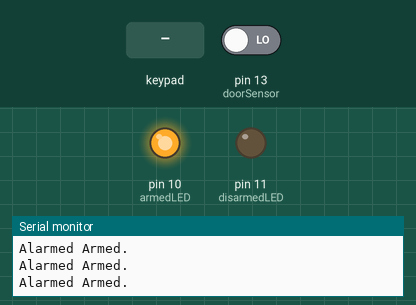
The sketch below on a simulated Arduino Uno, built with avr-gcc and run on an emulated ATmega328P. Parts: output pins drawn as LEDs (lit = HIGH), the last lines printed to the serial monitor. The inputs (shaded band) are chosen by the test bench; at power-on: pin 13 (doorSensor) LOW.

Above: at 1.2 s.
1.3 s: pin 13 (doorSensor) driven HIGH
At 2.1 s:
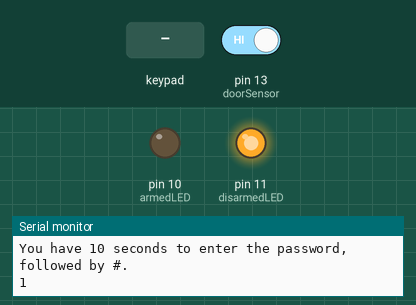
2.8 s: key '2' pressed
4.3 s: keypad keys 2 1 9 4 pressed 0.4 s apart
7.4 s: keypad keys 2 1 9 4 # pressed 0.4 s apart
10.9 s: keypad keys 5 4 3 2 pressed 0.4 s apart
14.0 s: key '1' pressed
Timing chart, 0 to 16.5 s (numbered marks = the images above; inputs shaded):
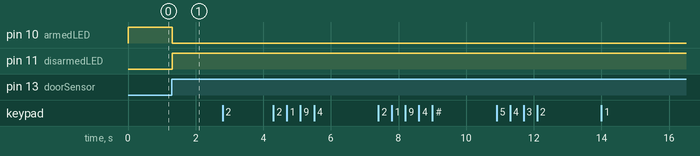

Measured:
- after the input at 1.3 s, pin 10 (armedLED): HIGH → LOW at once; pin 11 (disarmedLED): LOW → HIGH at once

The sketch:

arduino-sec-code.ino
```cpp
/*Here I am using the keypad libary to help me easily make a functional keypad.*/
#include <Keypad.h>


/*I have a bunch of consts here, things that aren't changing such as:
 * Armed/Disarmed LED lights on digital pin 10 and 11.
 * Door sensor on digital pin 13.
 *
 * The row and column numbers because my physical keypad consists of a 4x4 Matrix.
 *
 * Hard set usrpassword String. I am not currently using this, but will be worked on in the future.
 */
const int armedLED = 10;
const int disarmedLED = 11;
const int doorSensor = 13;
const int rowNum = 4;
const int colNum = 4;
const String usrPassword = "2194";


/*
 * Some booleans here, such as:
 * Is the alarm active/armed?
 * Did the password attempt succeed?
 * Has the alarm been triggered? (This one is being used the most)
 */
bool alarmActive = true;
bool passwordAttemptSucceed = false;

bool alarmTriggered = false;


/*
 * Int to hold the on/off value of my door sensor.
 */
int doorSensorVal = 0;


/*
 * I grabbed this code from the internet, so it was not written by me.
 * You're making an array called keys that consists of 2 different axis (Row...Col...)
 * This is the physical layout of the keypad.
 */
char keys [rowNum][colNum] = {
  {'1','2','3', 'A'},
  {'4','5','6', 'B'},
  {'7','8','9', 'C'},
  {'*','0','#', 'D'}
};

/*
 * Here we are making variables of the byte type that will let us know where to place our wires into what pins.
 * My keypad did not come with any documentation so this was trial and error for me.
 */
byte pin_rows[rowNum] = {9, 8, 7, 6}; //connect to the row pinouts of the keypad
byte pin_column[colNum] = {5, 4, 3, 2}; //connect to the column pinouts of the keypad


/*
 * I do not know how this function works, but this is essentially creating our keypad using the data above.
 */
Keypad keypad = Keypad( makeKeymap(keys), pin_rows, pin_column, rowNum, colNum );


 /*
  * WIP Function. This and AlarmTriggered are WIP.
  */
 void PasswordAuth(){
    bool passwordCorr = false;
    int keyPresses = 0;
    char usrAttempt[3];


    while (passwordCorr == false && alarmTriggered == true){
      char keyPressed = keypad.getKey();

      switch(keypad.getState()){
        case PRESSED:
        if( keyPressed == '2'){
          usrAttempt[0] = keyPressed;
          Serial.println(usrAttempt);
        }else if ( keyPressed == '1'){
          usrAttempt[1] = keyPressed;
          Serial.println(usrAttempt);
        }else if( keyPressed == '9'){
          usrAttempt[2] = keyPressed;
          Serial.println(usrAttempt);
        }else if( keyPressed == '4'){
          usrAttempt[3] = keyPressed;
          Serial.println(usrAttempt);

    }
  }
      if(usrAttempt[0] == '2' && usrAttempt[1] == '1' && usrAttempt[2] == '9' && usrAttempt[3] == '4'){

        Serial.println(usrAttempt);
        for(int i = 0; i < 4; i++){
          usrAttempt[i] = 0;
        }
        Serial.println(usrAttempt);
        passwordCorr = true;
         alarmTriggered = false;
        Serial.println(alarmTriggered);
        Serial.println(passwordCorr);
      }

}


 return;
}


/*
 * In my setup function, I open the serial monitor so I can use it for debugging.
 * I'm setting my LEDs to be an OUTPUT and the door sensor to be an INPUT.
 */
void setup() {
 Serial.begin(9600);

 pinMode(armedLED, OUTPUT);
 pinMode(disarmedLED, OUTPUT);
 pinMode(doorSensor, INPUT);

}


/*
 * In my loop function, I'm setting the doorSensorVal to read what ever is on digital pin 13(doorSensor).
 *
 */
void loop() {
  doorSensorVal = digitalRead(doorSensor);

  /*
   * This is my first if statement in the program. It's checking to see if the door sensor value has changed.
   * If it switches to an ON state (1), it will set the alarm triggered value to TRUE and call the AlarmTriggered method.
   */
   if(doorSensorVal < 1){
    alarmTriggered = false;
  } else if(doorSensorVal == 1){
    alarmTriggered = true;
    AlarmTriggered();

  }


   /*
    * This IF statement is essentially here to control LEDs and give the user feedback.
    * The first IF statement is checking to see if the alarm is active, not triggered, and the sensors aren't going off.
    * If all of this is met, it will set the armed LED to ON( HIGH) and print an message stating the alarmed is armed.
    *
    *The second IF statement is checking to see if the alarm is not active, has been reset and if the door sensor value isn't
    *being triggered (0). If all of these are met, it will ask if you want to re-arm the alarm. This IF statement should only be
    *called once the AlarmTriggered method has been satisified.
    */
  if(alarmActive == true && alarmTriggered == false && doorSensorVal < 1){
    digitalWrite(armedLED, HIGH);
    Serial.println("Alarmed Armed.");
  } else if(alarmActive == false && alarmTriggered == false && doorSensorVal < 1){
    Serial.println("Do you wish to re arm the alarm?");
  }


}


/*
 * The AlarmTriggered method should only be called if the doorSensorVal goes off (ON, 1). The user will have to make sure
 * the door is securely closed or off the sensor before trying to reset the alarm.
 */
void AlarmTriggered(){


      /*
       * When this method is called, it sets the alarm to be inactive. In the future, I will have to make the re-arming function.
       *
       * It is also setting the LEDs to their correct setting. (Red = HIGH for alarm on/inactive. Green = LOW)
       * An 'Alarm Triggered!" message also goes off.
       */
      alarmActive = false;
      digitalWrite(armedLED, LOW);
      digitalWrite(disarmedLED, HIGH);
      Serial.println("Alarmed Triggered!");


    /*
     * Here is a while loop that continues to run while the alarm variable is true. This is an WIP.
     */
     while(alarmTriggered == true){
        char passwordAttempt[4];
        int keyPressed = 4;
        int i = 0;
        int passwordCountdown = 10;
        Serial.println("Please enter the disarm password.");
        Serial.println("You have 10 seconds to enter the password, followed by #.");
        Serial.println(doorSensorVal);
        PasswordAuth();


          }

        }
```
